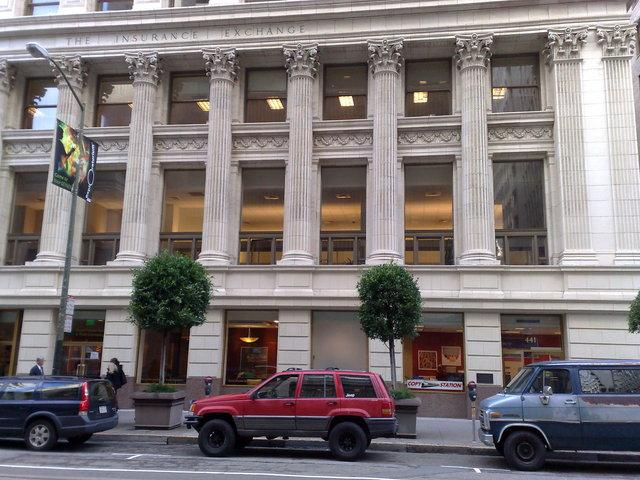
%> input picture matlab/computer_vision/hw1/building.jpg, 640 x 480 px
$ octave sift_descriptor_robustness_test.m   (GNU Octave 9; MATLAB toolbox functions it lacks are replaced by stand-ins)
%> lines starting %> are read from the running program, lines starting %| are printed output that depends on the picture
%% this script is to test sift descriptor's robustness
% coder: Jie An
% version: 20170320
% bug_submission: pkuanjie@gmail.com

%% set up
IMG_PATH = 'building.jpg';
PEAK_THRESH = 1;
EDGE_THRESH = 5;
ROTATE_ANGLE = 15;
SCALE_FACTOR = 1.2;
BRIGHTNESS_MINUS_MAX = -100;
BRIGHTNESS_PLUS_MAX = 100;
BRIGHTNESS_CHANGE_LEVEL = 20;
CONTRAST_MIN = 0.5;
CONTRAST_MAX = 2.0;
CONTRAST_CHANGE_LEVEL = 0.25;
NOISE_MIN = 0;
NOISE_MAX = 30;
NOISE_CHANGE_LEVEL = 5;
GAUSS_MIN = 1;
GAUSS_MAX = 10;
GAUSS_CHANGE_LEVEL = 1;


%% img import
img = single(rgb2gray(imread(IMG_PATH)));
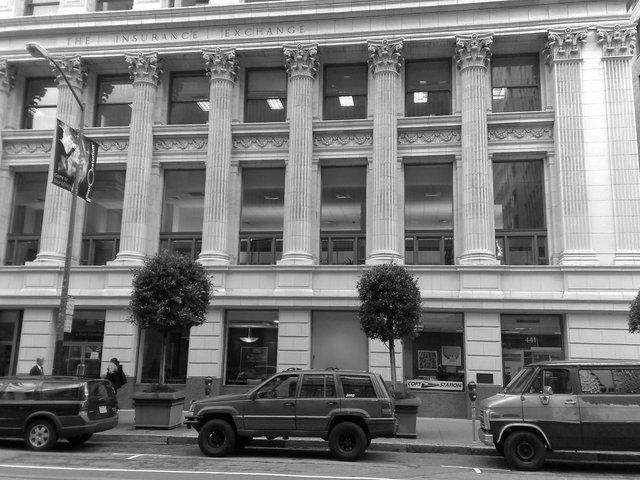
%> img: size 480x640 single; min 0, max 255, mean 121
figure,
imagesc(img), axis image;
%> after `axis image`:
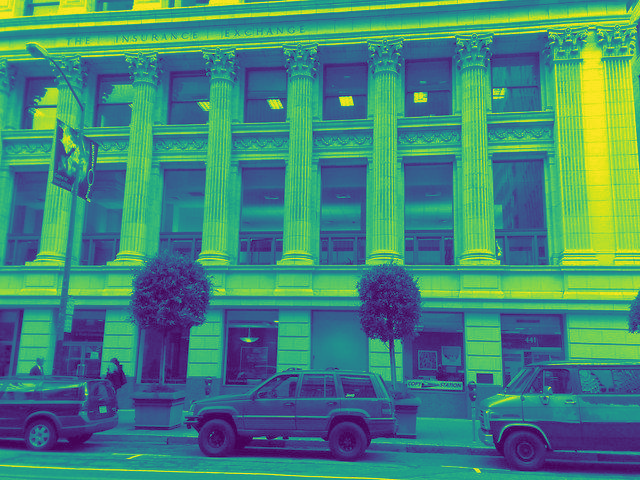
%> displayed picture: size 480x640x3, on the screen's scale of 0 to 255; mean R, G, B 68.1, 133.8, 120.5


%% using sift to detect feature points
%> (the run ends here)
